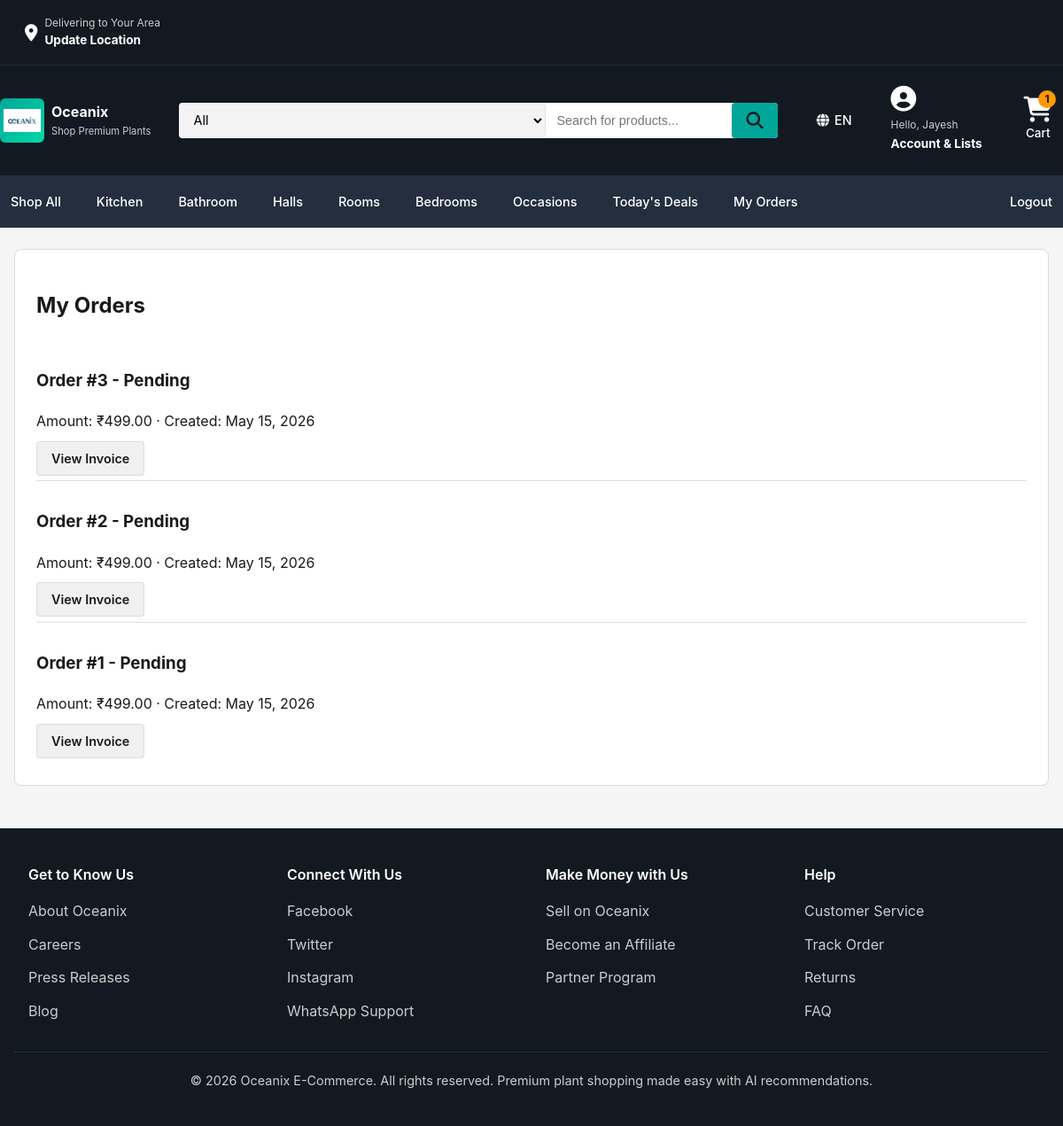
/orders/ (signed in), run on the app's committed database.
### store/models.py (models this page shows, shortened)
class SiteSettings(models.Model):
    site_name = models.CharField(max_length=200, default='Oceanix')
    tagline = models.CharField(max_length=500, default='Plantcare commerce for modern homes')
    whatsapp_number = models.CharField(max_length=20, default='919999999999')
    whatsapp_message = models.TextField(default='Hi Oceanix, I need help with my order.')
    footer_text = models.TextField(default='Oceanix E-Commerce Private Limited. Built with Django, AI-guided product insights, and price comparison.')
    class Meta:
        verbose_name_plural = 'Site Settings'

class Order(models.Model):
    user = models.ForeignKey(User, related_name='orders', on_delete=models.CASCADE)
    full_name = models.CharField(max_length=200)
    email = models.EmailField()
    phone = models.CharField(max_length=20)
    address = models.TextField()
    amount = models.DecimalField(max_digits=10, decimal_places=2, default=0)
    razorpay_order_id = models.CharField(max_length=200, blank=True, null=True)
    razorpay_payment_id = models.CharField(max_length=200, blank=True, null=True)
    status = models.CharField(max_length=20, choices=ORDER_STATUS_CHOICES, default='pending')
    created_at = models.DateTimeField(auto_now_add=True)
    updated_at = models.DateTimeField(auto_now=True)
    class Meta:
        ordering = ['-created_at']

### store/views.py (the view)
# urls.py: path('orders/', views.order_history, name='order_history'),
@login_required
def order_history(request):
    orders = Order.objects.filter(user=request.user)
    return render(request, 'store/order_history.html', {'orders': orders})

### store/context_processors.py (called while the page is built)
def global_settings(request):
    cart_count = 0
    if request.user.is_authenticated:
        from .models import CartItem
        cart_count = CartItem.objects.filter(user=request.user).count()
    try:
        site_config = SiteSettings.objects.first()
        if not site_config:
            site_config = SiteSettings.objects.create()
    except:
        site_config = None
    whatsapp_number = site_config.whatsapp_number if site_config else '919999999999'
    whatsapp_message = site_config.whatsapp_message if site_config else 'Hi Oceanix, I need help with my order.'
    return {
        'LOGO_URL_PATH': settings.LOGO_URL + 'WhatsApp Image 2026-05-13 at 6.06.09 PM.jpeg',
        'WHATSAPP_CONTACT': f'https://wa.me/{whatsapp_number}?text={whatsapp_message.replace(" ", "%20")}',
        'cart_count': cart_count,
        'site_config': site_config,
    }

### store/templates/store/order_history.html (shortened to what this page needs)
{% extends 'store/base.html' %}
{% block content %}
<div class="section-card">
    <h2>My Orders</h2>
    {% if orders %}
        {% for order in orders %}
            <div class="review-item">
                <h3>Order #{{ order.id }} - {{ order.get_status_display }}</h3>
                <p>Amount: ₹{{ order.amount }} · Created: {{ order.created_at|date:'F j, Y' }}</p>
                <a class="button-secondary" href="{% url 'order_detail' order.id %}">View Invoice</a>
            </div>
        {% endfor %}
    {% else %}
        <p>You have not placed any orders yet.</p>
    {% endif %}
</div>
{% endblock %}

### store/templates/store/base.html (shortened to what this page needs)
<!DOCTYPE html>
<html lang="en">
<head>
    {% load static %}
    <link rel="stylesheet" href="{% static 'css/style.css' %}">
    <link rel="stylesheet" href="https://cdnjs.cloudflare.com/ajax/libs/font-awesome/6.4.0/css/all.min.css">
</head>
<body>
    <div class="top-header">
        <div class="container">
            <div class="location-info">
                <i class="fas fa-map-marker-alt"></i>
                <div>
                    <p class="delivering-text">Delivering to Your Area</p>
                    <p class="location-name">Update Location</p>
                </div>
            </div>
        </div>
    </div>
    <header class="main-header">
        <div class="container">
            <div class="header-left">
                <a href="{% url 'home' %}" class="logo-link">
                    <div class="logo-container">
                        <img src="{{ LOGO_URL_PATH }}" alt="Oceanix logo" class="logo-image">
                    </div>
                    <div class="brand-info">
                        <strong class="brand-name">{{ site_config.site_name|default:'Oceanix' }}</strong>
                        <span class="brand-tagline">Shop Premium Plants</span>
                    </div>
                </a>
            </div>
            <div class="search-container">
                <form method="get" action="{% url 'home' %}" class="search-form">
                    <select name="category" class="search-category" title="All Categories">
                        <option value="">All</option>
                    </select>
                    <input type="text" name="q" class="search-input" placeholder="Search for products..." value="{{ query }}">
                    <button type="submit" class="search-btn">
                        <i class="fas fa-search"></i>
                    </button>
                </form>
            </div>
            <div class="header-right">
                <div class="language-selector">
                    <i class="fas fa-globe"></i> EN
                </div>
                <div class="account-menu">
                    <i class="fas fa-user-circle"></i>
                    {% if user.is_authenticated %}
                        <span class="hello-text">Hello, {{ user.first_name|default:user.username }}</span>
                    {% else %}
                        <span class="hello-text">Hello, Guest</span>
                    {% endif %}
                    <p class="account-link">Account & Lists</p>
                </div>
                <a href="{% url 'cart' %}" class="cart-link">
                    <i class="fas fa-shopping-cart"></i>
                    <span class="cart-text">Cart</span>
                    {% if cart_count %}<span class="cart-count">{{ cart_count }}</span>{% endif %}
                </a>
            </div>
        </div>
    </header>
    <nav class="navbar">
        <div class="container">
            <div class="nav-links" id="nav-menu">
                <a href="{% url 'home' %}" class="nav-link">Shop All</a>
                <a href="{% url 'home' %}?category=Kitchen" class="nav-link">Kitchen</a>
                <a href="{% url 'home' %}?category=Bathroom" class="nav-link">Bathroom</a>
                <a href="{% url 'home' %}?category=Halls" class="nav-link">Halls</a>
                <a href="{% url 'home' %}?category=Rooms" class="nav-link">Rooms</a>
                <a href="{% url 'home' %}?category=Bedrooms" class="nav-link">Bedrooms</a>
                <a href="{% url 'home' %}?category=Occasions" class="nav-link">Occasions</a>
                <a href="#" class="nav-link">Today's Deals</a>
                {% if user.is_authenticated %}
                    <a href="{% url 'order_history' %}" class="nav-link">My Orders</a>
                {% endif %}
            </div>
            {% if user.is_authenticated %}
                <a href="{% url 'logout' %}" class="nav-link logout-link">Logout</a>
            {% else %}
                <div class="nav-auth">
                    <a href="{% url 'login' %}" class="nav-link">Sign In</a>
                    <a href="{% url 'register' %}" class="nav-link">Register</a>
                </div>
            {% endif %}
        </div>
    </nav>
    <main>
        {% block content %}{% endblock %}
    </main>
    <footer class="footer">
        <div class="container">
            <div class="footer-sections">
                <div class="footer-column">
                    <h5>Get to Know Us</h5>
                    <ul>
                        <li><a href="#">About Oceanix</a></li>
                        <li><a href="#">Careers</a></li>
                        <li><a href="#">Press Releases</a></li>
                        <li><a href="#">Blog</a></li>
                    </ul>
                </div>
                <div class="footer-column">
                    <h5>Connect With Us</h5>
                    <ul>
                        <li><a href="#">Facebook</a></li>
                        <li><a href="#">Twitter</a></li>
                        <li><a href="#">Instagram</a></li>
                        <li><a href="{{ WHATSAPP_CONTACT }}" target="_blank">WhatsApp Support</a></li>
                    </ul>
                </div>
                <div class="footer-column">
                    <h5>Make Money with Us</h5>
                    <ul>
                        <li><a href="#">Sell on Oceanix</a></li>
                        <li><a href="#">Become an Affiliate</a></li>
                        <li><a href="#">Partner Program</a></li>
                    </ul>
                </div>
                <div class="footer-column">
                    <h5>Help</h5>
                    <ul>
                        <li><a href="#">Customer Service</a></li>
                        <li><a href="#">Track Order</a></li>
                        <li><a href="#">Returns</a></li>
                        <li><a href="#">FAQ</a></li>
                    </ul>
                </div>
            </div>
            <div class="footer-bottom">
                <p>&copy; 2026 Oceanix E-Commerce. All rights reserved. Premium plant shopping made easy with AI recommendations.</p>
            </div>
        </div>
    </footer>
</body>
</html>

### data on the page
SiteSettings: site_name "Oceanix"
Order: id "3", status "Pending", amount "499.00", created_at "May 15, 2026"
Order: id "2", status "Pending", amount "499.00", created_at "May 15, 2026"
Order: id "1", status "Pending", amount "499.00", created_at "May 15, 2026"

### other printed values
{{ user.first_name|default:user.username }} "Jayesh"
{{ cart_count }} "1"
